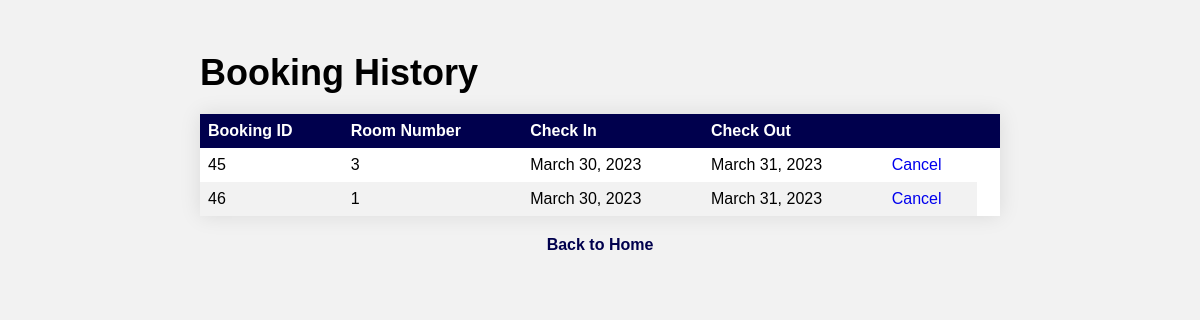
/active_bookings/ (signed in), run on an earlier commit of the app's database.
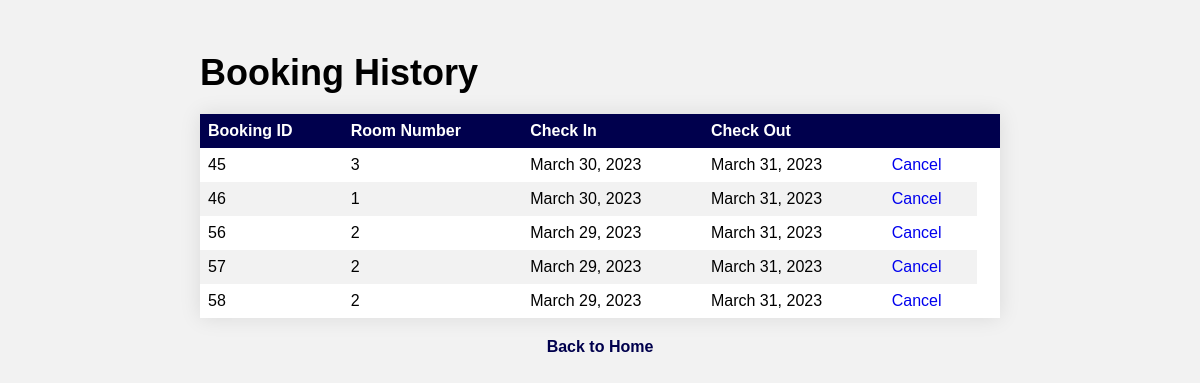
And on a later commit of the database.
### HMS_APP/models.py (models this page shows, shortened)
class Booking(models.Model):
    user = models.ForeignKey(settings.AUTH_USER_MODEL, on_delete=models.CASCADE)
    room = models.ForeignKey(Room, on_delete=models.CASCADE)
    check_in = models.DateField()
    check_out = models.DateField()

class Room(models.Model) :
    ROOM_CATEGORIES = (
        ('WithAc', 'AC'),
        ('WithoutAc', 'NON-AC'),
        ('Deluxe', 'DELUXE'),
    )
    number = models.IntegerField()
    category = models.CharField(max_length = 10, choices=ROOM_CATEGORIES)
    capacity = models.IntegerField()
    room_description = models.TextField()
    room_price = models.IntegerField(help_text = "Price Per Day", null=True)
    room_picture = models.ImageField(null=True)

### HMS_APP/views.py (the view)
# urls.py: path('active_bookings/', views.active_bookings, name = "active_bookings"),
def active_bookings(request):
    user = request.user
    bookings = Booking.objects.filter(user=user)
    return render(request, "bookings.html", {'bookings' : bookings})

### templates/bookings.html (shortened to what this page needs)
<!DOCTYPE html>
<html>
<head>
</head>
<body>
	<div class="container">
		<h1>Booking History</h1>
		<table>
			<thead>
				<tr>
					<th>Booking ID</th>
					<th>Room Number</th>
					<th>Check In</th>
					<th>Check Out</th>
					<th>  <th>
				</tr>
			</thead>
			<tbody>
				{% for booking in bookings %}
				<tr>
					<td>{{ booking.id }}</td>
					<td>{{ booking.room.number }}</td>
					<td>{{ booking.check_in }}</td>
					<td>{{ booking.check_out }}</td>
					<td><a href="{% url 'cancel_booking' id=booking.id %}">Cancel</a></td>
				</tr>
				{% endfor %}
			</tbody>
		</table>
		<div class="back-to-home">
			<a href="{% url 'home' %}">Back to Home</a>
		</div>
	</div>
</body>
</html>

### templates/bookings.html (style rules this page uses)
body { font-family: Arial, sans-serif; background-color: #f2f2f2; }
.container { max-width: 800px; margin: 0 auto; padding: 20px; }
h1 { font-size: 36px; font-weight: bold; margin-bottom: 20px; }
table { border-collapse: collapse; width: 100%; margin-bottom: 20px; background-color: #fff; box-shadow: 0 0 20px rgba(0, 0, 0, 0.1); }
th, td { text-align: left; padding: 8px; }
th { background-color: rgb(0, 0, 77); color: white; }
tr:nth-child(even) { background-color: #f2f2f2; }
.back-to-home { display: block; text-align: center; margin-top: 20px; }
.back-to-home a { color: rgb(0, 0, 77); font-weight: bold; text-decoration: none; }
a { text-decoration : none; }

What changed in the data, as far as the page shows it:
added Booking: id "56", room.number "2", check_in "March 29, 2023", check_out "March 31, 2023"
added Booking: id "57", room.number "2", check_in "March 29, 2023", check_out "March 31, 2023"
added Booking: id "58", room.number "2", check_in "March 29, 2023", check_out "March 31, 2023"
